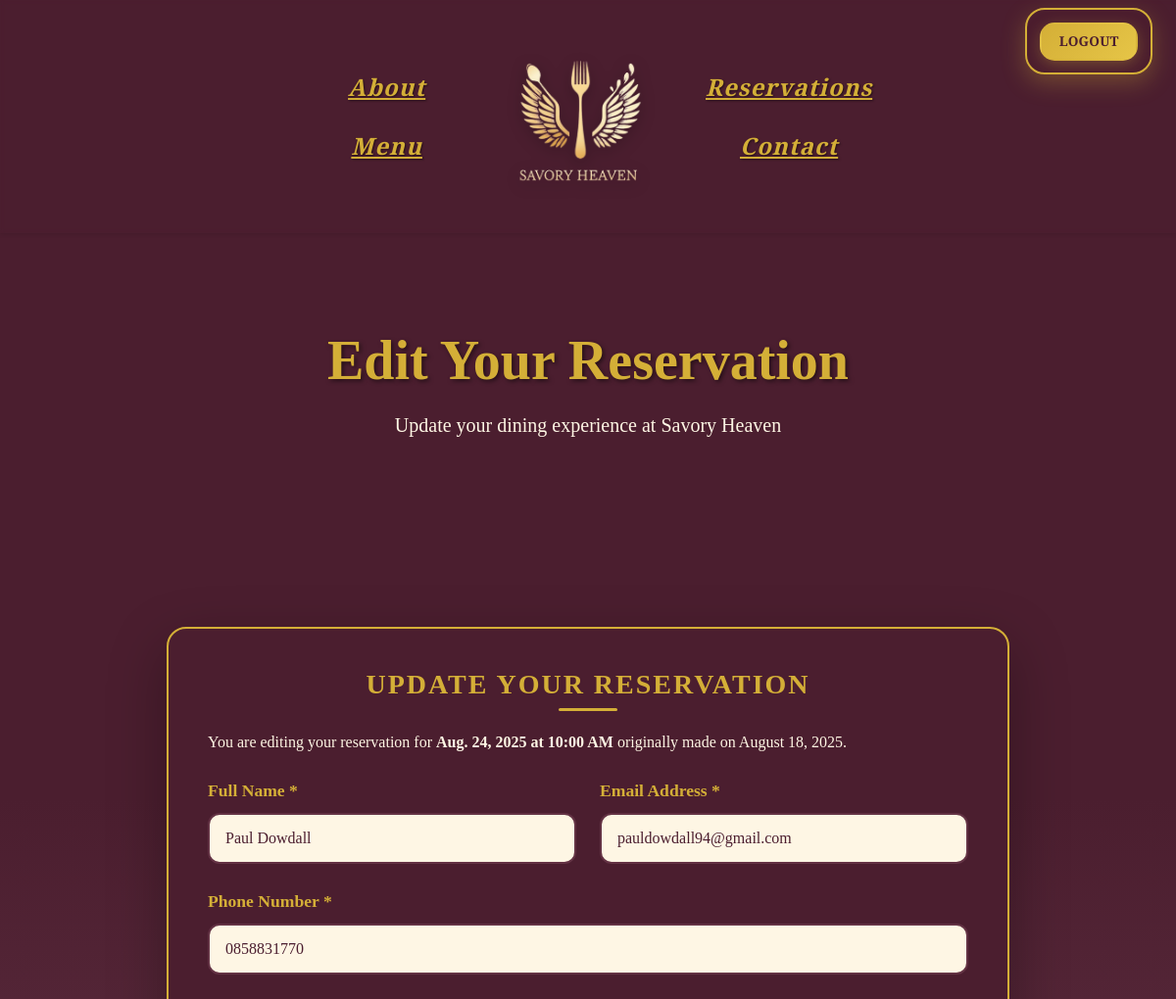
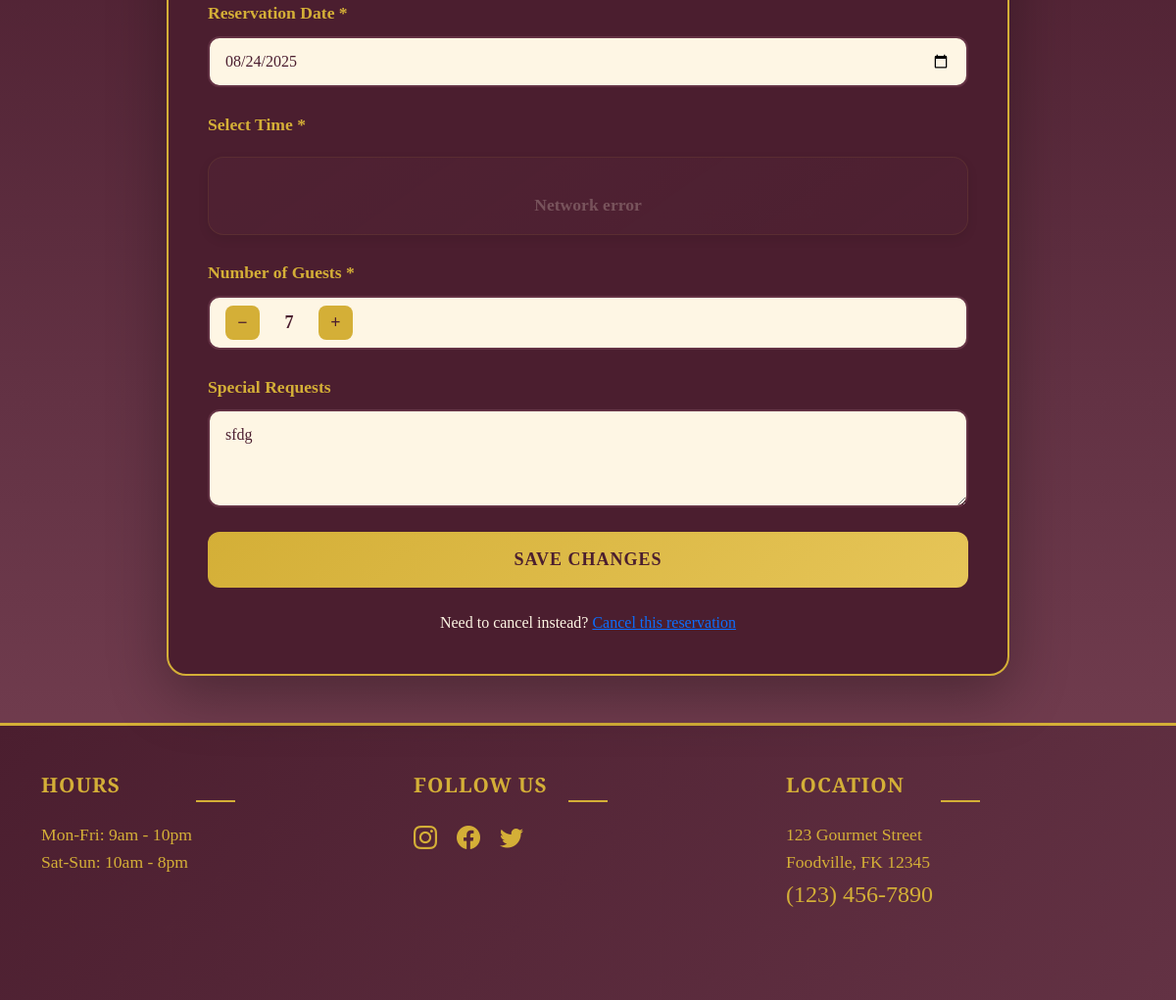
Page /edit-reservation/23/ (signed in) on the committed database (2 pictures, top to bottom).
### reservations/models.py (models this page shows, shortened)
class Reservation(models.Model):
    user = models.ForeignKey(
        User,
        on_delete=models.CASCADE,
        help_text="User who made the reservation"
    )
    time_slot = models.ForeignKey(
        TimeSlot,
        on_delete=models.PROTECT,  # Prevent deletion of booked slots
        help_text="Selected booking time"
    )
    date = models.DateField(help_text="Reservation date (YYYY-MM-DD)")
    name = models.CharField(
        max_length=100,
        help_text="Customer name (fallback if not logged in)"
    )
    email = models.EmailField(help_text="Contact email for confirmation")
    phone = models.CharField(
        max_length=20,
        help_text="Contact phone number"
    )
    guests = models.PositiveIntegerField(
        validators=[
            MinValueValidator(1),  # At least 1 guest
            MaxValueValidator(20)  # Max 20 guests
        ],
        help_text="Number of attendees"
    )
    special_requests = models.TextField(
        blank=True,
        null=True,
        help_text="Dietary needs or other requests"
    )
    created_at = models.DateTimeField(
        auto_now_add=True,
        help_text="When reservation was made"
    )
    is_cancelled = models.BooleanField(
        default=False,
        help_text="Soft delete toggle"
    )
    class Meta:
        ordering = ['date', 'time_slot__start_time']  # Earliest first
        verbose_name = "Reservation"
        verbose_name_plural = "Reservations"
    @property
    def time(self):
        """Backward-compatible time accessor (for templates)."""
        return self.time_slot.start_time

class TimeSlot(models.Model):
    start_time = models.TimeField(
        unique=True,
        help_text="Actual time stored in 24h format (e.g. 17:30:00)"
    )
    display_name = models.CharField(
        max_length=10,
        help_text="User-friendly name (e.g. '5:30 PM')"
    )
    is_active = models.BooleanField(
        default=True,
        help_text="Toggle to disable slot temporarily"
    )
    max_capacity = models.PositiveIntegerField(
        default=50,
        validators=[MinValueValidator(1)],
        help_text="Maximum reservations allowed for this slot"
    )
    class Meta:
        ordering = ['start_time']  # Chronological order
        verbose_name = "Time Slot"
        verbose_name_plural = "Time Slots"

### reservations/views.py (the view)
@login_required
def edit_reservation(request, reservation_id):
    try:
        reservation = Reservation.objects.get(
            id=reservation_id,
            user=request.user
        )
    except Reservation.DoesNotExist:
        messages.error(
            request,
            "Reservation not found or you don't have permission "
            "to edit it."
        )
        return redirect('my_reservations')
    if request.method == 'POST':
        form = ReservationForm(request.POST, instance=reservation)
        if form.is_valid():
            try:
                updated_reservation = form.save(commit=False)
                if (
                    updated_reservation.date != reservation.date or
                    updated_reservation.time_slot != reservation.time_slot
                ):
                    existing_bookings = Reservation.objects.filter(
                        date=updated_reservation.date,
                        time_slot=updated_reservation.time_slot,
                        is_cancelled=False
                    ).exclude(id=reservation.id)  # Exclude current reservation
                    total_booked_guests = sum(
                        booking.guests for booking in existing_bookings
                    )
                    max_capacity = updated_reservation.time_slot.max_capacity
                    if (
                        total_booked_guests + updated_reservation.guests
                        > max_capacity
                    ):
                        remaining = max_capacity - total_booked_guests
                        error_msg = (
                            f'Only {remaining} guest spots left in this time. '
                            'Please choose another time or reduce your party.'
                        )
                        messages.error(request, error_msg)
                        return render(
                            request,
                            'reservations/edit_reservation.html',
                            {
                                'form': form,
                                'reservation': reservation,
                                'page_title': 'Edit Reservation'
                            }
                        )
                updated_reservation.save()
                messages.success(request, 'Reservation updated successfully!')
                return redirect('my_reservations')
            except Exception as e:
                error_msg = f'Error updating reservation: {str(e)}'
                messages.error(request, error_msg)
        else:
            for field, errors in form.errors.items():
                for error in errors:
                    messages.error(request, f"{field}: {error}")
    else:
        form = ReservationForm(instance=reservation)
    return render(request, 'reservations/edit_reservation.html', {
        'form': form,
        'reservation': reservation,
        'page_title': 'Edit Reservation'
    })

### reservations/forms.py (shortened to what this page needs)
class ReservationForm(forms.ModelForm):
    class Meta:
        model = Reservation
        fields = [
            'name',        # Customer full name
            'email',       # Contact email
            'phone',       # Contact phone number
            'date',        # Booking date
            'time_slot',   # Chosen TimeSlot
            'guests',      # Number of attendees
            'special_requests'  # Special requirements
        ]
        widgets = {
            'date': forms.DateInput(
                attrs={
                    'type': 'date',
                    'class': 'form-control'
                }
            ),
            'special_requests': forms.Textarea(
                attrs={
                    'rows': 3,
                    'placeholder': 'Allergies, accessibility needs, etc.'
                }
            ),
        }
    def __init__(self, *args, **kwargs):
        super().__init__(*args, **kwargs)
        self.fields['time_slot'].queryset = TimeSlot.objects.filter(
            is_active=True
        ).order_by('start_time')

### reservations/templates/reservations/edit_reservation.html (shortened to what this page needs)
{% extends 'base.html' %}
{% load static %}
{% block content %}
<link rel="stylesheet" href="{% static 'css/reservations/book.css' %}">
<section class="booking-hero">
    <div class="booking-hero-content">
        <h1 class="display-4 fw-bold mb-3">Edit Your Reservation</h1>
        <p class="lead">Update your dining experience at Savory Heaven</p>
    </div>
</section>
<div class="booking-container">
    <div class="booking-card fade-in">
        <h2 class="section-title">Update Your Reservation</h2>
        <div class="info-box mb-4">
            <p class="mb-0">You are editing your reservation for <strong>{{ reservation.date }} at {{ reservation.time_slot.display_name }}</strong> originally made on {{ reservation.created_at|date:"F j, Y" }}.</p>
        </div>
        <form id="reservationForm" method="post" novalidate>
            <div class="row">
                <div class="col-md-6">
                    <div class="form-group">
                        <label for="id_name" class="form-label">Full Name *</label>
                        {{ form.name }}
                    </div>
                </div>
                <div class="col-md-6">
                    <div class="form-group">
                        <label for="id_email" class="form-label">Email Address *</label>
                        {{ form.email }}
                    </div>
                </div>
            </div>
            <div class="form-group">
                <label for="id_phone" class="form-label">Phone Number *</label>
                {{ form.phone }}
            </div>
            <div class="form-group">
                <label for="id_date" class="form-label">Reservation Date *</label>
                <div class="date-picker-container">
                    {{ form.date }}
                </div>
            </div>
            <div class="form-group">
                <label class="form-label">Select Time *</label>
                <div id="timeSlotsContainer" class="time-slots-container">
                </div>
            </div>
            <div class="form-group">
                <label class="form-label">Number of Guests *</label>
                <div class="guests-selector">
                    <button type="button" class="guests-btn" id="decreaseGuests">−</button>
                    <span class="guests-count" id="guestCount">{{ reservation.guests }}</span>
                    <button type="button" class="guests-btn" id="increaseGuests">+</button>
                </div>
            </div>
            <div class="form-group">
                <label for="id_special_requests" class="form-label">Special Requests</label>
                {{ form.special_requests }}
            </div>
            <button type="submit" class="submit-btn" id="submitBtn">
                <span id="submitText">Save Changes</span>
            </button>
        </form>
        <div class="text-center mt-4">
            <p class="mb-0">Need to cancel instead? <a href="{% url 'cancel_reservation' reservation.id %}">Cancel this reservation</a></p>
        </div>
    </div>
</div>
{% endblock %}

### reservations/static/css/base.css (style rules this page uses)
:root { --gold: #d4af37; --burgundy: #4b1e2f; --burgundy-light: #633244; --cream: #fef6e4; }
body { font-family: 'Cormorant Garamond', serif; background: linear-gradient(180deg, #4b1e2f 0%, #4b1e2f 40%, #633244 70%, #7a4355 100% ); min-height: 100vh; color: var(--cream); margin: 0; padding: 0; position: relative; }

### reservations/static/css/reservations/book.css (style rules this page uses)
.booking-hero { height: 50vh; display: flex; align-items: center; justify-content: center; color: var(--cream); text-align: center; position: relative; padding-top: 200px; bottom: 100px; }
.booking-hero::before { content: ''; position: absolute; top: 0; left: 0; right: 0; bottom: 0; background: none; z-index: 1; }
.booking-hero-content { position: relative; z-index: 2; }
.booking-hero h1 { color: var(--gold); text-shadow: 2px 2px 4px rgba(0, 0, 0, 0.5); }
.booking-hero .lead { color: var(--cream); }
.booking-container { max-width: 900px; margin: 40px auto 0; position: relative; z-index: 3; padding: 0 20px; }
.booking-card { background: var(--burgundy); border-radius: 20px; box-shadow: 0 20px 60px rgba(0, 0, 0, 0.3); padding: 40px; border: 2px solid var(--gold); }
.form-group { margin-bottom: 25px; }
.form-label { font-weight: 600; color: var(--gold); margin-bottom: 10px; display: block; font-size: 1.1rem; }
.form-control { border: 2px solid var(--burgundy-light); border-radius: 12px; padding: 12px 16px; font-size: 16px; transition: all 0.3s ease; background: var(--cream); color: var(--burgundy); }
textarea.form-control { resize: vertical; min-height: 100px; }
.form-control::placeholder { color: var(--burgundy-light); opacity: 0.7; }
.date-picker-container { position: relative; }
.time-slots-container { display: grid; grid-template-columns: repeat(auto-fit, minmax(140px, 1fr)); gap: 16px; margin-top: 20px; }
.guests-selector { display: flex; align-items: center; gap: 15px; background: var(--cream); border: 2px solid var(--burgundy-light); border-radius: 12px; padding: 8px 16px; transition: all 0.3s ease; }
.guests-btn { background: var(--gold); border: none; color: var(--burgundy); width: 35px; height: 35px; border-radius: 8px; display: flex; align-items: center; justify-content: center; cursor: pointer; transition: all 0.3s ease; font-size: 18px; font-weight: bold; }
.guests-count { font-size: 18px; font-weight: 600; color: var(--burgundy); min-width: 30px; text-align: center; }
.submit-btn { background: linear-gradient(135deg, var(--gold), #e6c558); border: none; color: var(--burgundy); padding: 15px 40px; border-radius: 12px; font-size: 18px; font-weight: 600; cursor: pointer; transition: all 0.3s ease; width: 100%; position: relative; overflow: hidden; text-transform: uppercase; letter-spacing: 1px; }
.submit-btn::before { content: ''; position: absolute; top: 0; left: -100%; width: 100%; height: 100%; background: linear-gradient(90deg, transparent, rgba(255, 255, 255, 0.3), transparent); transition: left 0.5s; }
.section-title { font-size: 28px; font-weight: 700; color: var(--gold); margin-bottom: 30px; text-align: center; position: relative; text-transform: uppercase; letter-spacing: 2px; }
.section-title::after { content: ''; width: 60px; height: 3px; background: var(--gold); position: absolute; bottom: -10px; left: 50%; transform: translateX(-50%); border-radius: 2px; }
.fade-in { animation: fadeIn 0.6s ease-out; }

### rows in the picture
Reservation: date "Aug. 24, 2025", time_slot.display_name "10:00 AM", created_at "August 18, 2025", name "Paul Dowdall", email "pauldowdall94@gmail.com", phone "0858831770", date "08/24/2025", guests "7", special_requests "sfdg"
